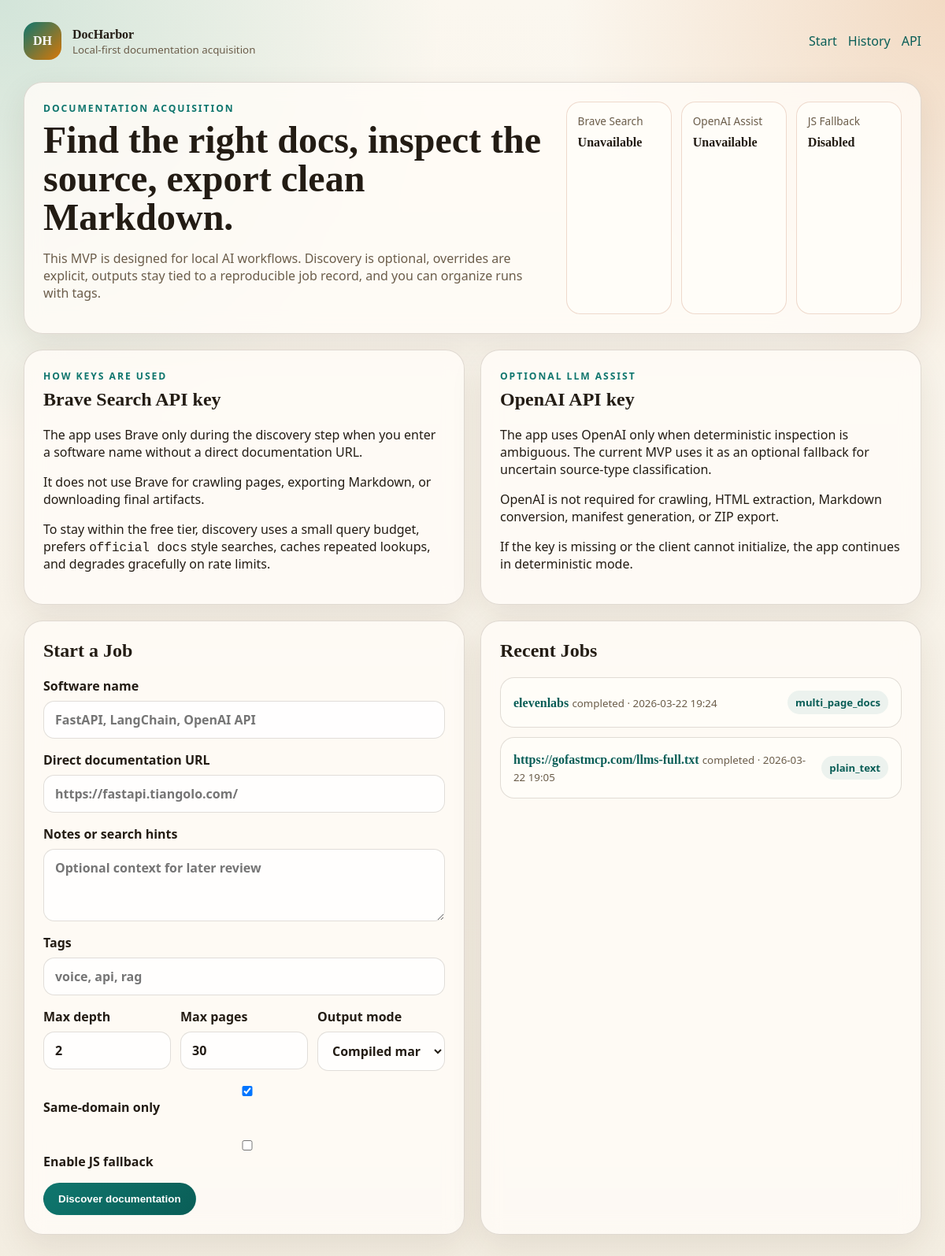
The page / on the database its author committed.
### app/models.py (models this page shows, shortened)
class Job(Base):
    __tablename__ = "jobs"
    id: Mapped[int] = mapped_column(Integer, primary_key=True, index=True)
    software_name: Mapped[str | None] = mapped_column(String(255), nullable=True)
    input_url: Mapped[str | None] = mapped_column(Text, nullable=True)
    user_notes: Mapped[str | None] = mapped_column(Text, nullable=True)
    tags_text: Mapped[str | None] = mapped_column(Text, nullable=True)
    selected_source_url: Mapped[str | None] = mapped_column(Text, nullable=True)
    selected_source_type: Mapped[str | None] = mapped_column(String(50), nullable=True)
    proposed_strategy: Mapped[str | None] = mapped_column(String(50), nullable=True)
    final_strategy: Mapped[str | None] = mapped_column(String(50), nullable=True)
    selected_domain: Mapped[str | None] = mapped_column(String(255), nullable=True)
    status: Mapped[str] = mapped_column(String(50), default="draft", nullable=False)
    created_at: Mapped[datetime] = mapped_column(DateTime, default=datetime.utcnow, nullable=False)
    updated_at: Mapped[datetime] = mapped_column(
        DateTime,
        default=datetime.utcnow,
        onupdate=datetime.utcnow,
        nullable=False,
    )
    finished_at: Mapped[datetime | None] = mapped_column(DateTime, nullable=True)
    max_depth: Mapped[int] = mapped_column(Integer, default=2, nullable=False)
    max_pages: Mapped[int] = mapped_column(Integer, default=30, nullable=False)
    same_domain_only: Mapped[bool] = mapped_column(Boolean, default=True, nullable=False)
    js_fallback_enabled: Mapped[bool] = mapped_column(Boolean, default=False, nullable=False)
    output_mode: Mapped[str] = mapped_column(String(50), default="compiled_only", nullable=False)
    crawl_prefix: Mapped[str | None] = mapped_column(Text, nullable=True)
    compiled_markdown_path: Mapped[str | None] = mapped_column(Text, nullable=True)
    zip_path: Mapped[str | None] = mapped_column(Text, nullable=True)
    manifest_path: Mapped[str | None] = mapped_column(Text, nullable=True)
    warning_count: Mapped[int] = mapped_column(Integer, default=0, nullable=False)
    failure_count: Mapped[int] = mapped_column(Integer, default=0, nullable=False)
    pages_discovered: Mapped[int] = mapped_column(Integer, default=0, nullable=False)
    pages_processed: Mapped[int] = mapped_column(Integer, default=0, nullable=False)
    inspection_confidence: Mapped[float | None] = mapped_column(Float, nullable=True)
    inspection_reasoning: Mapped[str | None] = mapped_column(Text, nullable=True)
    discovery_candidates: Mapped[list["DiscoveryCandidate"]] = relationship(
        back_populates="job",
        cascade="all, delete-orphan",
    )
    processed_pages: Mapped[list["ProcessedPage"]] = relationship(
        back_populates="job",
        cascade="all, delete-orphan",
    )
    events: Mapped[list["JobEvent"]] = relationship(
        back_populates="job",
        cascade="all, delete-orphan",
        order_by="JobEvent.timestamp",
    )

### app/routes/ui.py (the view)
@router.get("/", response_class=HTMLResponse)
def home(request: Request, tag: str | None = None, db: Session = Depends(get_db)) -> HTMLResponse:
    query, active_tag = _apply_tag_filter(select(Job).order_by(desc(Job.created_at)), tag)
    recent_jobs = db.execute(query.limit(5)).scalars().all()
    return templates.TemplateResponse(
        request,
        "home.html",
        {
            "capabilities": _capabilities(),
            "jobs": recent_jobs,
            "defaults": get_settings(),
            "active_tag": active_tag,
            "all_tags": _all_tags(db),
        },
    )

### app/templates/home.html (shortened to what this page needs)
{% extends "base.html" %}
{% block content %}
<section class="hero">
  <div>
    <p class="eyebrow">Documentation Acquisition</p>
    <h1>Find the right docs, inspect the source, export clean Markdown.</h1>
    <p class="lede">This MVP is designed for local AI workflows. Discovery is optional, overrides are explicit, outputs stay tied to a reproducible job record, and you can organize runs with tags.</p>
  </div>
  <div class="cap-grid">
    <div class="cap-card {{ 'available' if capabilities.brave_available else 'unavailable' }}">
      <span>Brave Search</span>
      <strong>{{ 'Available' if capabilities.brave_available else 'Unavailable' }}</strong>
    </div>
    <div class="cap-card {{ 'available' if capabilities.openai_available else 'unavailable' }}">
      <span>OpenAI Assist</span>
      <strong>{{ 'Available' if capabilities.openai_available else 'Unavailable' }}</strong>
    </div>
    <div class="cap-card {{ 'available' if capabilities.playwright_available else 'unavailable' }}">
      <span>JS Fallback</span>
      <strong>{{ 'Enabled' if capabilities.playwright_available else 'Disabled' }}</strong>
    </div>
  </div>
</section>
<section class="grid two-up">
  <section class="panel">
    <p class="eyebrow">How Keys Are Used</p>
    <h2>Brave Search API key</h2>
    <p>The app uses Brave only during the discovery step when you enter a software name without a direct documentation URL.</p>
    <p>It does not use Brave for crawling pages, exporting Markdown, or downloading final artifacts.</p>
    <p>To stay within the free tier, discovery uses a small query budget, prefers <code>official docs</code> style searches, caches repeated lookups, and degrades gracefully on rate limits.</p>
  </section>
  <section class="panel">
    <p class="eyebrow">Optional LLM Assist</p>
    <h2>OpenAI API key</h2>
    <p>The app uses OpenAI only when deterministic inspection is ambiguous. The current MVP uses it as an optional fallback for uncertain source-type classification.</p>
    <p>OpenAI is not required for crawling, HTML extraction, Markdown conversion, manifest generation, or ZIP export.</p>
    <p>If the key is missing or the client cannot initialize, the app continues in deterministic mode.</p>
  </section>
</section>
<section class="grid two-up">
  <form class="panel form-panel" action="/discover" method="post">
    <h2>Start a Job</h2>
    <label>
      <span>Software name</span>
      <input type="text" name="software_name" placeholder="FastAPI, LangChain, OpenAI API">
    </label>
    <label>
      <span>Direct documentation URL</span>
      <input type="url" name="input_url" placeholder="https://fastapi.tiangolo.com/">
    </label>
    <label>
      <span>Notes or search hints</span>
      <textarea name="user_notes" rows="3" placeholder="Optional context for later review"></textarea>
    </label>
    <label>
      <span>Tags</span>
      <input type="text" name="tags" placeholder="voice, api, rag">
    </label>
    <div class="inline-fields">
      <label>
        <span>Max depth</span>
        <input type="number" min="0" max="6" name="max_depth" value="{{ defaults.default_max_depth }}">
      </label>
      <label>
        <span>Max pages</span>
        <input type="number" min="1" max="500" name="max_pages" value="{{ defaults.default_max_pages }}">
      </label>
      <label>
        <span>Output mode</span>
        <select name="output_mode">
          <option value="compiled_only">Compiled markdown only</option>
        </select>
      </label>
    </div>
    <div class="check-row">
      <label><input type="checkbox" name="same_domain_only" checked> Same-domain only</label>
      <label><input type="checkbox" name="js_fallback_enabled" {% if defaults.enable_playwright_fallback %}checked{% endif %}> Enable JS fallback</label>
    </div>
    <button class="button primary" type="submit">Discover documentation</button>
  </form>
  <section class="panel">
    <h2>Recent Jobs</h2>
    {% if jobs %}
      <div class="list">
        {% for job in jobs %}
          <a class="list-item" href="/jobs/{{ job.id }}">
            <div>
              <strong>{{ job.software_name or job.selected_source_url or job.input_url or ('Job ' ~ job.id) }}</strong>
              <small>{{ job.status }} · {{ job.created_at.strftime('%Y-%m-%d %H:%M') }}</small>
            </div>
            <span class="pill">{{ job.final_strategy or job.proposed_strategy or 'pending' }}</span>
          </a>
        {% endfor %}
      </div>
    {% else %}
      <p class="muted">No jobs yet.</p>
    {% endif %}
  </section>
</section>
{% endblock %}

### app/static/style.css (style rules this page uses)
:root { --bg: #f7f3ea; --bg-accent: radial-gradient(circle at top left, rgba(26, 145, 118, 0.18), transparent 28%), radial-gradient(circle at top right, rgba(211, 117, 42, 0.22), transparent 24%), linear-gradient(180deg, #fbf7ef 0%, #f3ede1 100%); --surface: rgba(255, 252, 247, 0.84); --surface-strong: #fffdf8; --border: rgba(70, 53, 31, 0.16); --text: #231c14; --muted: #6b5d4a; --accent: #0f766e; --accent-strong: #0a5e57; --warn: #a9471b; --shadow: 0 14px 40px rgba(61, 41, 17, 0.09); }
* { box-sizing: border-box; }
body { margin: 0; min-height: 100vh; font-family: "Aptos", "Segoe UI Variable", "Segoe UI", sans-serif; color: var(--text); background: var(--bg-accent); }
a { color: var(--accent-strong); text-decoration: none; }
.hero, .panel { background: var(--surface); backdrop-filter: blur(12px); border: 1px solid var(--border); box-shadow: var(--shadow); border-radius: 24px; padding: 24px; }
.hero { display: grid; grid-template-columns: 1.5fr 1fr; gap: 24px; }
.eyebrow { margin: 0 0 8px; letter-spacing: 0.16em; text-transform: uppercase; color: var(--accent); font-size: 0.76rem; font-weight: 700; }
h1, h2, h3, strong { font-family: "Iowan Old Style", "Palatino Linotype", serif; }
h1 { margin: 0 0 12px; font-size: clamp(2rem, 4vw, 3.4rem); line-height: 1.02; }
h2 { margin-top: 0; }
.lede, .muted, small { color: var(--muted); }
.grid.two-up { display: grid; grid-template-columns: repeat(2, minmax(0, 1fr)); gap: 20px; }
.cap-grid, .stats { display: grid; grid-template-columns: repeat(3, minmax(0, 1fr)); gap: 12px; }
.cap-card, .stats div, .score-box, .pill { border-radius: 18px; }
.cap-card, .stats div, .score-box { padding: 14px; background: var(--surface-strong); border: 1px solid var(--border); }
.cap-card span, .stats span, .score-box span { display: block; color: var(--muted); font-size: 0.85rem; margin-bottom: 6px; }
.cap-card.unavailable { border-color: rgba(169, 71, 27, 0.2); }
.form-panel label, .form-panel textarea, .form-panel input, .form-panel select { display: block; width: 100%; }
.form-panel label { margin-bottom: 16px; font-weight: 600; }
.form-panel label span { display: block; margin-bottom: 8px; }
input, select, textarea { border: 1px solid var(--border); border-radius: 14px; padding: 12px 14px; background: rgba(255, 255, 255, 0.78); color: var(--text); font: inherit; }
textarea { resize: vertical; }
.inline-fields { display: grid; grid-template-columns: repeat(3, minmax(0, 1fr)); gap: 12px; }
.check-row, .action-row, .tag-row, .filter-bar { display: flex; flex-wrap: wrap; gap: 12px; align-items: center; }
.button { display: inline-flex; align-items: center; justify-content: center; gap: 8px; padding: 12px 18px; border-radius: 999px; border: 1px solid var(--border); background: var(--surface-strong); color: var(--text); font-weight: 700; }
.button.primary { background: linear-gradient(135deg, #0f766e, #0a5e57); color: white; border-color: transparent; }
.list, .stack, .log-list { display: flex; flex-direction: column; gap: 12px; }
.list-item, .candidate-card, .log-item, .nested-panel { background: var(--surface-strong); border: 1px solid var(--border); border-radius: 18px; padding: 16px; }
.list-item { display: flex; justify-content: space-between; gap: 16px; align-items: center; }
.pill { display: inline-flex; align-items: center; padding: 6px 10px; background: rgba(15, 118, 110, 0.08); color: var(--accent-strong); font-size: 0.82rem; font-weight: 700; }
code { font-family: "IBM Plex Mono", "SFMono-Regular", monospace; }

### rows shown on the page
Job: software_name "elevenlabs", status "completed", created_at "2026-03-22 19:24", final_strategy "multi_page_docs"
Job: software_name+selected_source_url "https://gofastmcp.com/llms-full.txt", status "completed", created_at "2026-03-22 19:05", final_strategy "plain_text"

### other values the page prints
{{ 'Available' if capabilities.brave_available else 'Unavailable' }} "Unavailable"
{{ 'Available' if capabilities.openai_available else 'Unavailable' }} "Unavailable"
{{ 'Enabled' if capabilities.playwright_available else 'Disabled' }} "Disabled"
